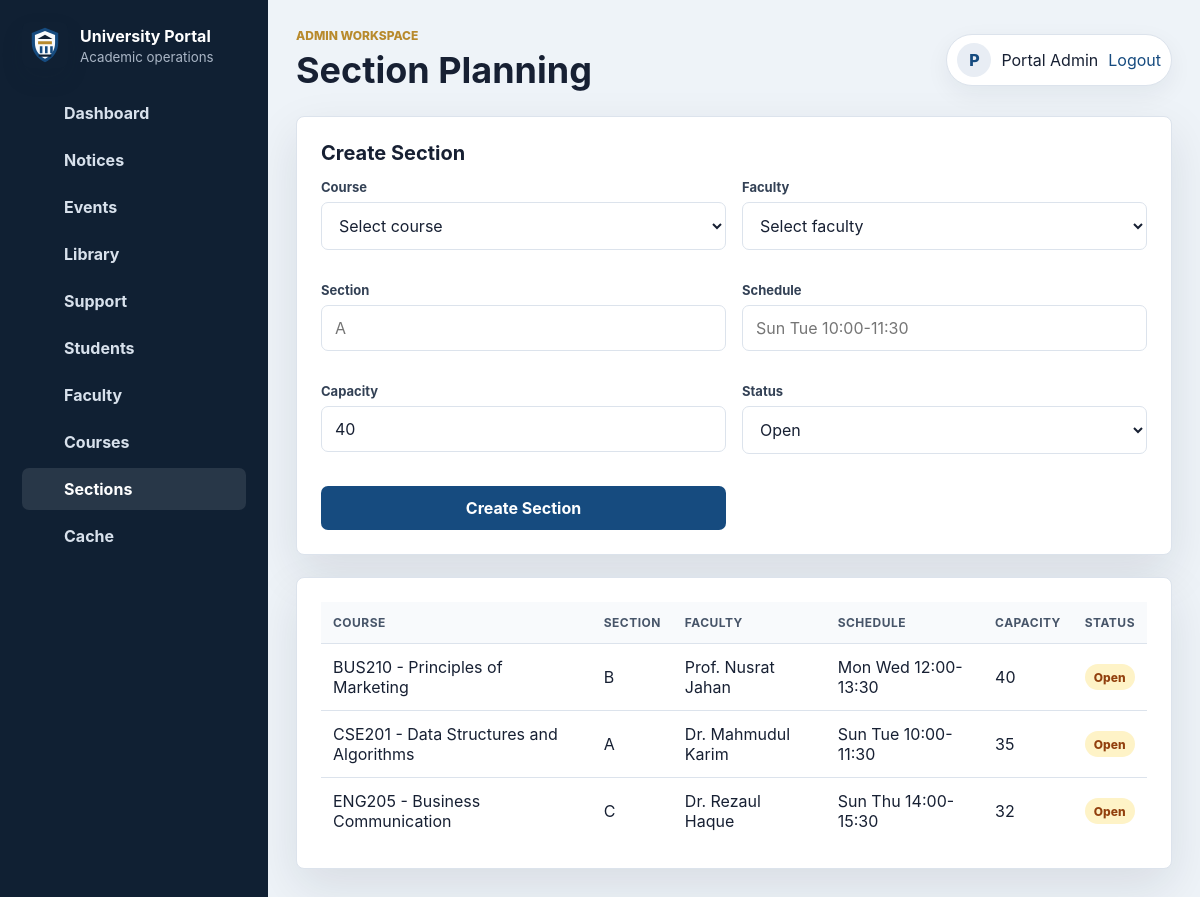
Page /admin_sections.php (signed in) on the committed database.
### tables this page shows
CREATE TABLE `sections` (
  `section_id` int(11) NOT NULL AUTO_INCREMENT,
  `course_id` int(11) NOT NULL,
  `faculty_id` int(11) NOT NULL,
  `section_name` varchar(40) NOT NULL,
  `schedule` varchar(160) NOT NULL,
  `capacity` int(11) NOT NULL DEFAULT 40,
  `status` varchar(40) NOT NULL DEFAULT 'Open',
  PRIMARY KEY (`section_id`),
  KEY `idx_sections_course_id` (`course_id`),
  KEY `idx_sections_faculty_id` (`faculty_id`)
);

CREATE TABLE `courses` (
  `course_id` int(11) NOT NULL AUTO_INCREMENT,
  `course_code` varchar(40) NOT NULL,
  `title` varchar(180) NOT NULL,
  `credit` int(11) NOT NULL,
  PRIMARY KEY (`course_id`),
  UNIQUE KEY `course_code` (`course_code`)
);

CREATE TABLE `users` (
  `user_id` int(11) NOT NULL AUTO_INCREMENT,
  `name` varchar(120) NOT NULL,
  `email` varchar(160) NOT NULL,
  `password` varchar(255) NOT NULL,
  `role` enum('admin','faculty','student') NOT NULL,
  PRIMARY KEY (`user_id`),
  UNIQUE KEY `email` (`email`)
);

### admin_sections.php (the view, shortened to what this page needs)
<?php
require_once __DIR__ . '/app.php';
$sections = cached_fetch_all('admin_sections', 'SELECT sections.*, courses.course_code, courses.title, users.name AS faculty_name
    FROM sections
    INNER JOIN courses ON sections.course_id = courses.course_id
    INNER JOIN faculty ON sections.faculty_id = faculty.faculty_id
    INNER JOIN users ON faculty.user_id = users.user_id
    ORDER BY courses.course_code, sections.section_name');
render_header('Section Planning', 'admin_sections.php');
?>
<section class="panel">
    <div class="section-heading">
        <h2>Create Section</h2>
    </div>
    <form method="POST" class="form-grid">
        <div class="field">
            <label>Course</label>
            <select name="course_id" required>
                <option value="">Select course</option>
            </select>
        </div>
        <div class="field">
            <label>Faculty</label>
            <select name="faculty_id" required>
                <option value="">Select faculty</option>
            </select>
        </div>
        <div class="field">
            <label>Section</label>
            <input name="section_name" placeholder="A" required>
        </div>
        <div class="field">
            <label>Schedule</label>
            <input name="schedule" placeholder="Sun Tue 10:00-11:30" required>
        </div>
        <div class="field">
            <label>Capacity</label>
            <input type="number" name="capacity" min="1" value="40" required>
        </div>
        <div class="field">
            <label>Status</label>
            <select name="status" required>
                <option>Open</option>
            </select>
        </div>
        <button type="submit">Create Section</button>
    </form>
</section>
<section class="panel">
    <div class="table-wrap">
        <table>
            <tr>
                <th>Course</th>
                <th>Section</th>
                <th>Faculty</th>
                <th>Schedule</th>
                <th>Capacity</th>
                <th>Status</th>
            </tr>
            <?php foreach ($sections as $section) { ?>
                <tr>
                    <td><?php echo h($section['course_code'] . ' - ' . $section['title']); ?></td>
                    <td><?php echo h($section['section_name']); ?></td>
                    <td><?php echo h($section['faculty_name']); ?></td>
                    <td><?php echo h($section['schedule']); ?></td>
                    <td><?php echo h($section['capacity']); ?></td>
                    <td><span class="badge <?php echo h($section['status']); ?>"><?php echo h($section['status']); ?></span></td>
                </tr>
            <?php } ?>
        </table>
    </div>
</section>
<?php render_footer(); ?>

### app.php (shortened to what this page needs)
<?php
require_once __DIR__ . '/db.php';
function h($value)
{
    return htmlspecialchars((string) $value, ENT_QUOTES, 'UTF-8');
}
function role_dashboard_path($role = null)
{
    $role = $role ?? ($_SESSION['role'] ?? '');
    $paths = [
        'admin' => 'admin_dashboard.php',
        'faculty' => 'teacher_dashboard.php',
        'student' => 'student_dashboard.php',
    ];
    return $paths[$role] ?? 'index.php';
}
function role_label($role)
{
    return $role === 'faculty' ? 'Teacher' : ucfirst((string) $role);
}
function render_logo_mark()
{
    return '<img class="logo-mark" src="assets/logo.svg" alt="University Portal logo">';
}
function cache_key($namespace, $sql, $params = [])
{
    return preg_replace('/[^a-z0-9_-]/i', '_', $namespace) . '_' . sha1($sql . serialize($params));
}
function cache_path($key)
{
    return CACHE_DIR . DIRECTORY_SEPARATOR . $key . '.cache.php';
}
function cache_get($namespace, $sql, $params = [], $ttl = CACHE_DEFAULT_TTL)
{
    $path = cache_path(cache_key($namespace, $sql, $params));
    if (!is_file($path) || filemtime($path) + $ttl < time()) {
        return null;
    }
    $payload = include $path;
    return is_array($payload) && array_key_exists('data', $payload) ? $payload['data'] : null;
}
function cache_set($namespace, $sql, $params, $data)
{
    $path = cache_path(cache_key($namespace, $sql, $params));
    $export = var_export(['created_at' => time(), 'data' => $data], true);
}
function fetch_all($sql, $params = [])
{
    global $conn;
    $stmt = $conn->prepare($sql);
    $stmt->execute($params);
    return $stmt->fetchAll();
}
function cached_fetch_all($namespace, $sql, $params = [], $ttl = CACHE_DEFAULT_TTL)
{
    $cached = cache_get($namespace, $sql, $params, $ttl);
    $rows = fetch_all($sql, $params);
    return $rows;
}
function nav_items_for_role($role)
{
    $common = [
        [role_dashboard_path($role), 'Dashboard', 'grid'],
        ['notices.php', 'Notices', 'bell'],
        ['events.php', 'Events', 'calendar'],
        ['library.php', 'Library', 'book'],
        ['support.php', 'Support', 'life-buoy'],
    ];
    $roleItems = [
        'admin' => [
            ['student_list.php', 'Students', 'users'],
            ['faculty_list.php', 'Faculty', 'briefcase'],
            ['course_list.php', 'Courses', 'layers'],
            ['admin_sections.php', 'Sections', 'layout'],
            ['cache_status.php', 'Cache', 'database'],
        ],
        'faculty' => [
            ['manage_sections.php', 'My Sections', 'layout'],
            ['take_attendance.php', 'Attendance', 'check-square'],
            ['submit_results.php', 'Results', 'award'],
        ],
        'student' => [
            ['pre_advising.php', 'Advising', 'clipboard'],
            ['view_attendance.php', 'Attendance', 'check-square'],
            ['view_results.php', 'Results', 'award'],
            ['payment_status.php', 'Payments', 'credit-card'],
        ],
    ];
    return array_merge($common, $roleItems[$role] ?? []);
}
function icon_svg($name)
{
    $icons = [
        'grid' => '<path d="M3 3h7v7H3zM14 3h7v7h-7zM14 14h7v7h-7zM3 14h7v7H3z"/>',
        'bell' => '<path d="M18 8a6 6 0 0 0-12 0c0 7-3 7-3 9h18c0-2-3-2-3-9"/><path d="M13.73 21a2 2 0 0 1-3.46 0"/>',
        'calendar' => '<path d="M8 2v4M16 2v4M3 10h18"/><rect x="3" y="4" width="18" height="18" rx="2"/>',
        'book' => '<path d="M4 19.5A2.5 2.5 0 0 1 6.5 17H20"/><path d="M4 4.5A2.5 2.5 0 0 1 6.5 2H20v20H6.5A2.5 2.5 0 0 1 4 19.5z"/>',
        'life-buoy' => '<circle cx="12" cy="12" r="10"/><circle cx="12" cy="12" r="4"/><path d="m4.93 4.93 4.24 4.24M14.83 14.83l4.24 4.24M14.83 9.17l4.24-4.24M14.83 9.17l4.24-4.24M9.17 14.83l-4.24 4.24"/>',
        'users' => '<path d="M16 21v-2a4 4 0 0 0-4-4H6a4 4 0 0 0-4 4v2"/><circle cx="9" cy="7" r="4"/><path d="M22 21v-2a4 4 0 0 0-3-3.87M16 3.13a4 4 0 0 1 0 7.75"/>',
        'briefcase' => '<rect x="2" y="7" width="20" height="14" rx="2"/><path d="M16 21V5a2 2 0 0 0-2-2h-4a2 2 0 0 0-2 2v16"/>',
        'layers' => '<path d="m12 2 10 5-10 5L2 7z"/><path d="m2 17 10 5 10-5M2 12l10 5 10-5"/>',
        'layout' => '<rect x="3" y="3" width="18" height="18" rx="2"/><path d="M3 9h18M9 21V9"/>',
        'check-square' => '<path d="m9 11 3 3L22 4"/><path d="M21 12v7a2 2 0 0 1-2 2H5a2 2 0 0 1-2-2V5a2 2 0 0 1 2-2h11"/>',
        'award' => '<circle cx="12" cy="8" r="6"/><path d="M15.477 12.89 17 22l-5-3-5 3 1.523-9.11"/>',
        'clipboard' => '<rect x="8" y="2" width="8" height="4" rx="1"/><path d="M16 4h2a2 2 0 0 1 2 2v14a2 2 0 0 1-2 2H6a2 2 0 0 1-2-2V6a2 2 0 0 1 2-2h2"/>',
        'credit-card' => '<rect x="2" y="5" width="20" height="14" rx="2"/><path d="M2 10h20"/>',
        'database' => '<ellipse cx="12" cy="5" rx="9" ry="3"/><path d="M3 5v14c0 1.66 4.03 3 9 3s9-1.34 9-3V5"/><path d="M3 12c0 1.66 4.03 3 9 3s9-1.34 9-3"/>',
    ];
    return '<svg class="icon" viewBox="0 0 24 24" fill="none" stroke="currentColor" stroke-width="2">' . ($icons[$name] ?? $icons['grid']) . '</svg>';
}
function render_header($title, $active = '')
{
    $role = $_SESSION['role'] ?? 'guest';
    $name = $_SESSION['name'] ?? 'Guest';
    $initials = strtoupper(substr($name, 0, 1));
    ?>
<!DOCTYPE html>
<html lang="en">
<head>
    <link rel="stylesheet" href="style.css">
</head>
<body class="app-body">
<aside class="sidebar">
    <a class="brand" href="<?php echo h(role_dashboard_path($role)); ?>">
        <?php echo render_logo_mark(); ?>
        <span>
            <strong>University Portal</strong>
            <small>Academic operations</small>
        </span>
    </a>
    <nav class="side-nav">
        <?php foreach (nav_items_for_role($role) as $item) { ?>
            <a class="<?php echo $active === $item[0] ? 'active' : ''; ?>" href="<?php echo h($item[0]); ?>">
                <?php echo icon_svg($item[2]); ?>
                <span><?php echo h($item[1]); ?></span>
            </a>
        <?php } ?>
    </nav>
</aside>
<main class="main-shell">
    <header class="topbar">
        <div>
            <p class="eyebrow"><?php echo h(role_label($role)); ?> workspace</p>
            <h1><?php echo h($title); ?></h1>
        </div>
        <div class="user-chip">
            <span class="avatar"><?php echo h($initials); ?></span>
            <span><?php echo h($name); ?></span>
            <a href="logout.php">Logout</a>
        </div>
    </header>
    <?php
}
    ?>
<?php
function render_footer()
{
    ?>
</main>
</body>
</html>
<?php
}
?>

### style.css (style rules this page uses)
:root { --ink: #172033; --muted: #647084; --line: #dce3ec; --soft: #f5f7fb; --panel: #ffffff; --primary: #164b7f; --primary-strong: #0f355d; --accent: #b88a2d; --success: #1f7a55; --danger: #b42318; --shadow: 0 18px 48px rgba(23, 32, 51, .10); }
* { box-sizing: border-box; }
body { margin: 0; font-family: Inter, "Segoe UI", Arial, sans-serif; background: #eef3f8; color: var(--ink); }
a { color: var(--primary); text-decoration: none; }
.logo-mark { display: block; width: 46px; height: 46px; border-radius: 8px; flex: 0 0 46px; object-fit: contain; box-shadow: 0 10px 22px rgba(16, 32, 51, .12); }
.form-grid { display: grid; grid-template-columns: repeat(2, minmax(0, 1fr)); gap: 16px; }
.field { display: flex; flex-direction: column; gap: 7px; margin-bottom: 16px; }
label { color: #334155; font-size: 13px; font-weight: 700; }
input, select, textarea, button { font: inherit; }
input, select, textarea { width: 100%; border: 1px solid var(--line); border-radius: 7px; background: white; color: var(--ink); padding: 12px 13px; outline: none; transition: border-color .18s ease, box-shadow .18s ease; }
.btn, button { display: inline-flex; align-items: center; justify-content: center; min-height: 44px; border: 0; border-radius: 7px; padding: 11px 16px; background: var(--primary); color: white; font-weight: 750; cursor: pointer; transition: transform .18s ease, background .18s ease, box-shadow .18s ease; }
.app-body { min-height: 100vh; }
.sidebar { position: fixed; inset: 0 auto 0 0; width: 268px; padding: 22px; background: #102033; color: white; }
.brand { display: flex; align-items: center; gap: 12px; color: white; margin-bottom: 24px; }
.brand small { display: block; margin-top: 3px; color: #aab6c6; }
.side-nav { display: grid; gap: 5px; }
.side-nav a { display: flex; align-items: center; gap: 11px; min-height: 42px; border-radius: 7px; padding: 0 12px; color: #d8e1ec; font-weight: 650; }
.side-nav a:hover, .side-nav a.active { background: rgba(255, 255, 255, .10); color: white; }
.icon { width: 19px; height: 19px; flex: 0 0 19px; }
.main-shell { margin-left: 268px; padding: 28px; }
.topbar { display: flex; justify-content: space-between; align-items: center; gap: 20px; margin-bottom: 24px; }
.eyebrow { margin: 0 0 5px; color: var(--accent); font-size: 12px; font-weight: 800; text-transform: uppercase; }
.topbar h1, .page-title h1 { margin: 0; font-size: clamp(25px, 3vw, 36px); letter-spacing: 0; }
.user-chip { display: flex; align-items: center; gap: 10px; padding: 8px 10px; border: 1px solid var(--line); border-radius: 999px; background: white; box-shadow: 0 8px 24px rgba(23, 32, 51, .06); white-space: nowrap; }
.avatar { display: inline-grid; width: 34px; height: 34px; place-items: center; border-radius: 50%; background: #e8edf4; color: var(--primary); font-weight: 850; }
.panel, .container { width: 100%; margin: 0 0 22px; padding: 24px; border: 1px solid var(--line); border-radius: 8px; background: white; box-shadow: var(--shadow); }
.section-heading { display: flex; justify-content: space-between; align-items: center; gap: 16px; margin-bottom: 14px; }
.section-heading h2 { margin: 0; font-size: 20px; }
.table-wrap { overflow-x: auto; }
table { width: 100%; border-collapse: collapse; }
th, td { padding: 13px 12px; border-bottom: 1px solid var(--line); text-align: left; vertical-align: middle; }
th { color: #475569; background: #f8fafc; font-size: 12px; letter-spacing: .04em; text-transform: uppercase; }
tr:last-child td { border-bottom: 0; }
.badge { display: inline-flex; align-items: center; min-height: 26px; padding: 0 9px; border-radius: 999px; background: #e8edf4; color: #334155; font-size: 12px; font-weight: 800; }
.badge.warning, .badge.Absent, .badge.Pending, .badge.Open { background: #fef3c7; color: #92400e; }

### rows in the picture
sections: course.title "BUS210 - Principles of Marketing", section_name "B", users.name "Prof. Nusrat Jahan", schedule "Mon Wed 12:00-13:30", capacity "40", status "Open"
sections: course.title "CSE201 - Data Structures and Algorithms", section_name "A", users.name "Dr. Mahmudul Karim", schedule "Sun Tue 10:00-11:30", capacity "35", status "Open"
sections: course.title "ENG205 - Business Communication", section_name "C", users.name "Dr. Rezaul Haque", schedule "Sun Thu 14:00-15:30", capacity "32", status "Open"

### other values in the picture
$item[1] "Dashboard"
$item[1] "Notices"
$item[1] "Events"
$item[1] "Library"
$item[1] "Support"
$item[1] "Students"
$item[1] "Faculty"
$item[1] "Courses"
$item[1] "Sections"
$item[1] "Cache"
role_label($role) "ADMIN"
$title "Section Planning"
$initials "P"
$name "Portal Admin"
